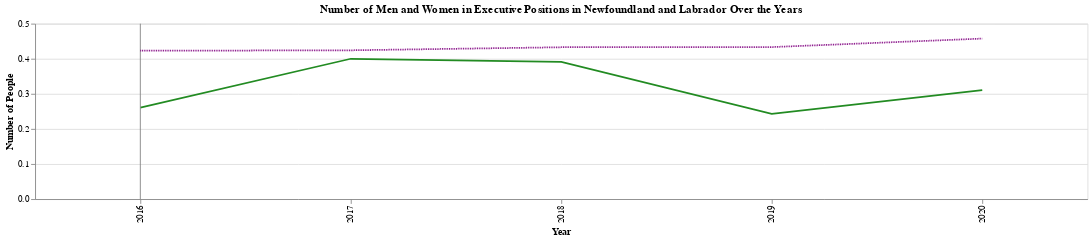

Source (notebook cell):
### Code cell
chart_with_marker

### Figure 1 — Vega-Lite specification as saved in the notebook (floating-point values rounded to 4 significant figures)
{"config": {"view": {"continuousWidth": 300, "continuousHeight": 300}}, "layer": [{"data": {"name": "data-4bd799980acbcaa6adcfff645513944b"}, "mark": {"type": "line"}, "encoding": {"color": {"value": "#228B22"}, "x": {"axis": {"title": "Year"}, "field": "Year", "type": "ordinal"}, "y": {"axis": {"title": "Number of People"}, "field": "Ratio", "type": "quantitative"}}, "title": "Number of Men and Women in Executive Positions in Newfoundland and Labrador Over the Years"}, {"data": {"name": "data-f0748e188dbb77c972a5628d94f68b71"}, "mark": {"type": "rule", "color": "gray"}, "encoding": {"x": {"field": "selected_year", "type": "ordinal"}}, "transform": [{"filter": {"equal": 2016, "field": "selected_year"}}]}, {"data": {"name": "data-51887f809a5186f895f318a7ef7f1806"}, "mark": {"type": "line", "strokeDash": [1, 1]}, "encoding": {"color": {"value": "#800080"}, "x": {"field": "Year", "type": "ordinal"}, "y": {"field": "Ratio", "type": "quantitative"}}}], "height": 200, "width": 1200, "$schema": "https://vega.github.io/schema/vega-lite/v5.15.1.json", "datasets": {"data-4bd799980acbcaa6adcfff645513944b": [{"Year": 2016, "Ratio": 0.2609}, {"Year": 2017, "Ratio": 0.4}, {"Year": 2018, "Ratio": 0.3913}, {"Year": 2019, "Ratio": 0.2432}, {"Year": 2020, "Ratio": 0.3103}], "data-f0748e188dbb77c972a5628d94f68b71": [{"selected_year": 2016}], "data-51887f809a5186f895f318a7ef7f1806": [{"Year": 2016, "Ratio": 0.4229}, {"Year": 2017, "Ratio": 0.4241}, {"Year": 2018, "Ratio": 0.4328}, {"Year": 2019, "Ratio": 0.4333}, {"Year": 2020, "Ratio": 0.4575}]}}
